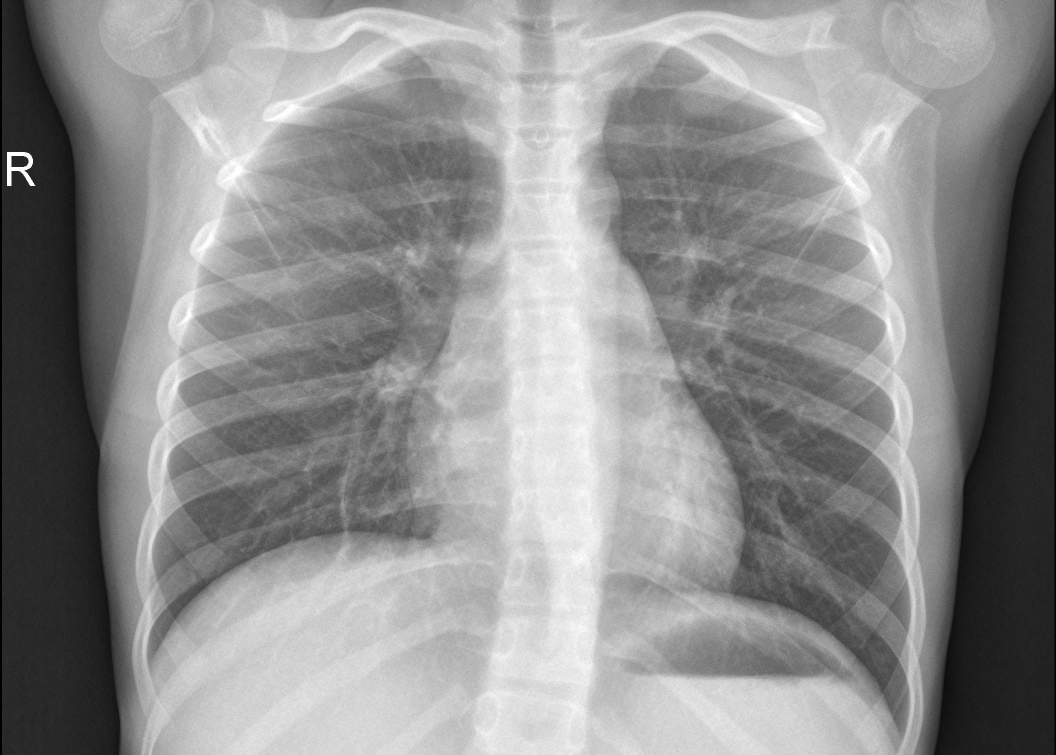
#> input picture dataset/test/NORMAL/IM-0003-0001.jpeg, 2111 x 1509 px (shown at 1/2 size); its folder holds only this picture in this run
$ python main.py
#> lines starting #> are read from the running program, lines starting #| are printed output that depends on the picture
### neural_network/create_data.py
import cv2
import numpy as np
from os import path, listdir
from matplotlib import pyplot as plt
import logging

logging.basicConfig(level=logging.INFO)
logger = logging.getLogger(__name__)


class CreateData:
    """
    A class for creating and formatting data for a neural network model.

    Attributes:
        aspect_ratio (tuple): The desired aspect ratio for resizing images.
        dataset_train_normal (ndarray): Array of images from the "test/NORMAL" folder.
        dataset_train_pneumonia (ndarray): Array of images from the "test/PNEUMONIA" folder.
        dataset_test_normal (ndarray): Array of images from the "train/NORMAL" folder.
        dataset_test_pneumonia (ndarray): Array of images from the "train/PNEUMONIA" folder.
        x_train (ndarray): Transposed array of training images.
        y_train (ndarray): Array of training labels.
        x_test (ndarray): Transposed array of testing images.
        y_test (ndarray): Array of testing labels.
    """

    def __init__(self):
        """
        Initializes the CreateData object.
        """
        logger.info("Initializing Data Creation")
        self.aspect_ratio = (1024, 1024)
        self.dataset_train_normal = self.convert_image_to_array("test/NORMAL")
        self.dataset_train_pneumonia = self.convert_image_to_array("test/PNEUMONIA")
        self.dataset_test_normal = self.convert_image_to_array("train/NORMAL")
        self.dataset_test_pneumonia = self.convert_image_to_array("train/PNEUMONIA")
        self.x_train, self.y_train, self.x_test, self.y_test = self.format_data()

    def convert_image_to_array(self, folder_path):
        """
        Converts images in a given folder to a numpy array.

        Args:
            folder_path (str): The path to the folder containing the images.

        Returns:
            numpy.ndarray: A numpy array containing the flattened images.

        Raises:
            None

        """
#> called with folder_path = 'test/NORMAL'
        folder_path = path.join("dataset", folder_path)
        jpeg_files = [f for f in listdir(folder_path) if f.endswith(".jpeg")]
        images = []
        for jpeg_file in jpeg_files:
            image = plt.imread(folder_path + "/" + jpeg_file)
#> image is the input picture: shape (1509, 2111); min 0, max 255, mean 142.4
            resized_image = cv2.resize(image, self.aspect_ratio, interpolation=cv2.INTER_LINEAR)
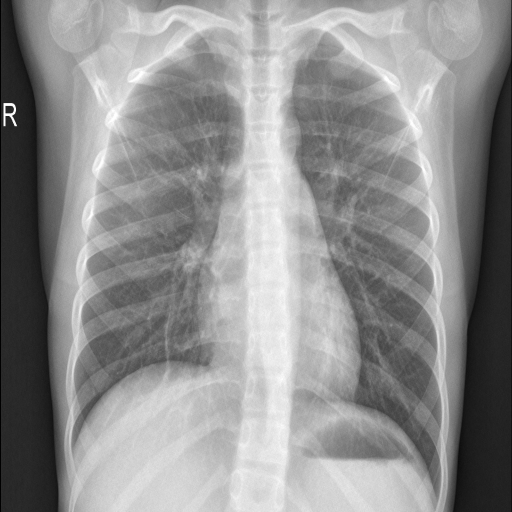
#> resized_image: shape (1024, 1024) (shown at 1/2 size); min 0, max 255, mean 142.3
#> call 2 of convert_image_to_array, with folder_path = 'test/PNEUMONIA'
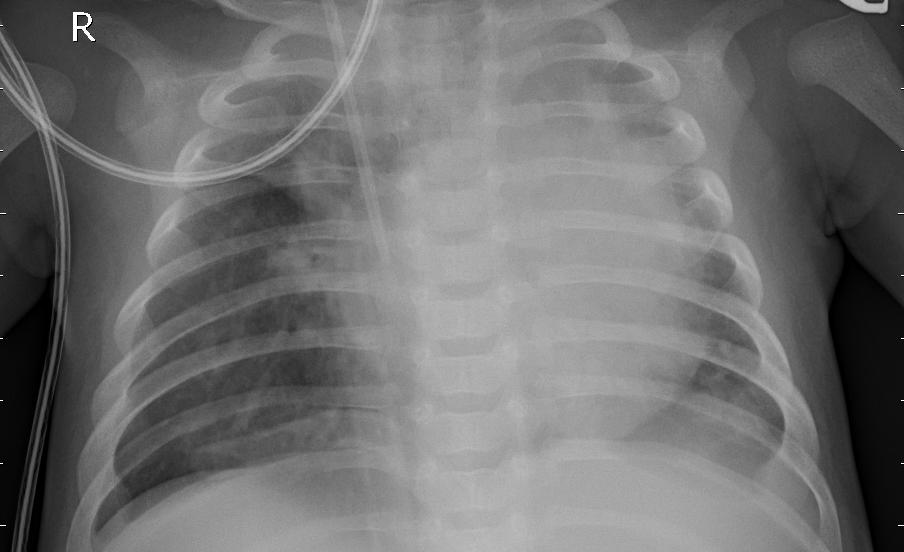
#> input picture dataset/test/PNEUMONIA/person100_bacteria_479.jpeg, 904 x 552 px
#> in convert_image_to_array, image is the input picture: shape (552, 904); min 0, max 255, mean 112.3
#> in convert_image_to_array (call 2), `resized_image = cv2.resize(image, self.aspect_ratio, interpolation=cv2..`:
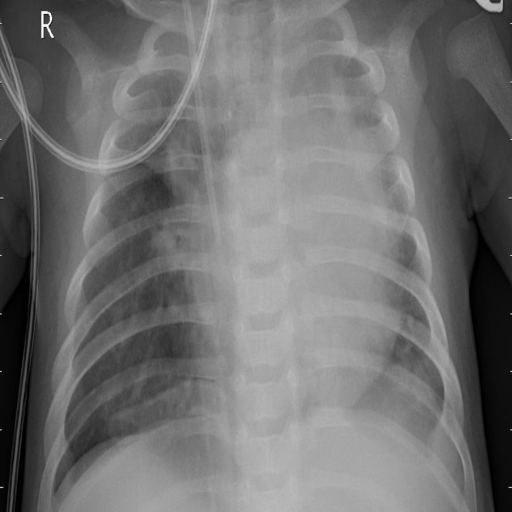
#> resized_image: shape (1024, 1024) (shown at 1/2 size); min 0, max 255, mean 112.2
            if resized_image.shape != self.aspect_ratio:
                logger.error(f"Image {jpeg_file} has the wrong aspect ratio: {resized_image.shape}.")
                continue
            flattened_image = resized_image.reshape(-1)
            images.append(flattened_image)
        return np.array(images)

    # [11 lines left out: function show_image, not called in this run]

    def format_data(self):
        """
        Formats the data by concatenating the training and testing datasets,
        shuffling the data, and returning the formatted data.

        Returns:
            x_train (numpy.ndarray): The formatted training data.
            y_train (numpy.ndarray): The labels for the training data.
            x_test (numpy.ndarray): The formatted testing data.
            y_test (numpy.ndarray): The labels for the testing data.
        """
        logger.info("Formatting data")

        normal = np.zeros(len(self.dataset_train_normal))
#> normal = [0]
        pneumonia = np.ones(len(self.dataset_train_pneumonia))
#> pneumonia = [1]
        x_train = np.concatenate((self.dataset_train_normal, self.dataset_train_pneumonia))
        y_train = np.concatenate((normal, pneumonia)).astype(int)
#> y_train = [0, 1]

        # Shuffle
        indices_train = np.random.permutation(len(x_train))
#> indices_train = [1, 0]
        x_train = x_train[indices_train]
        y_train = y_train[indices_train]
#> y_train = [1, 0]

        normal = np.zeros(len(self.dataset_test_normal))
        pneumonia = np.ones(len(self.dataset_test_pneumonia))
        x_test = np.concatenate((self.dataset_test_normal, self.dataset_test_pneumonia))
        y_test = np.concatenate((normal, pneumonia)).astype(int)
#> y_test = [0, 1]

        # Shuffle
        indices_test = np.random.permutation(len(x_test))
#> indices_test = [0, 1]
#> in __init__, `self.x_train, self.y_train, self.x_test, self.y_test = self.format_dat..`: self.x_train = 1048576 pairs, first value 0 to 255, second value 0 to 255; self.y_train = [1, 0]; self.x_test has the same summary as self.x_train; self.y_test = [0, 1]
        x_test = x_test[indices_test]
        y_test = y_test[indices_test]

        return x_train.T, y_train, x_test.T, y_test

### neural_network/neural_network.py
import numpy as np
import logging
from scipy.special import expit

logging.basicConfig(level=logging.INFO)
logger = logging.getLogger(__name__)


class NeuralNetwork:
    """
    A class representing a neural network.

    Parameters:
    - alpha (float): The learning rate of the neural network.
    - iterations (int): The number of iterations for training the neural network.
    - aspect_ratio (tuple): The aspect ratio of the input data.

    Attributes:
    - alpha (float): The learning rate of the neural network.
    - iterations (int): The number of iterations for training the neural network.
    - aspect_ratio (tuple): The aspect ratio of the input data.
    - hidden_layer_size (int): The size of the hidden layer in the neural network.
    """

    def __init__(self, alpha, hidden_layers, iterations, aspect_ratio):
        logger.info("Initializing Neural Network")
        self.alpha = alpha
        self.iterations = iterations
        self.aspect_ratio = aspect_ratio
        self.hidden_layer_size = hidden_layers

    def init_params(self):
        """
        Initializes the parameters of the neural network.

        Returns:
        - W1: numpy array of shape (hidden_layer_size, aspect_ratio[0] * aspect_ratio[1]), representing the weights of the first layer.
        - b1: numpy array of shape (hidden_layer_size, 1), representing the biases of the first layer.
        - W2: numpy array of shape (1, hidden_layer_size), representing the weights of the second layer.
        - b2: numpy array of shape (1, 1), representing the bias of the second layer.
        """
        W1 = np.random.randn(self.hidden_layer_size, self.aspect_ratio[0] * self.aspect_ratio[1])
        b1 = np.zeros((self.hidden_layer_size, 1))
        W2 = np.random.randn(1, self.hidden_layer_size)
        b2 = np.zeros((1, 1))
        return W1, b1, W2, b2

    def ReLU(self, Z):
        """
        Applies the Rectified Linear Unit (ReLU) activation function element-wise to the input array Z.

        Returns:
        - numpy.ndarray: Output array after applying ReLU activation function.
        """
        return np.maximum(Z, 0)

    def sigmoid(self, Z):
        """
        Applies the sigmoid activation function to the input Z.

        Returns:
        - numpy.ndarray: The output of the sigmoid function.
        """
        return expit(Z)

    def forward_prop(self, W1, b1, W2, b2, X):
        """
        Performs forward propagation in the neural network.

        Parameters:
        - W1 (numpy.ndarray): Weight matrix of the first layer.
        - b1 (numpy.ndarray): Bias vector of the first layer.
        - W2 (numpy.ndarray): Weight matrix of the second layer.
        - b2 (numpy.ndarray): Bias vector of the second layer.
        - X (numpy.ndarray): Input data.

        Returns:
        - Z1 (numpy.ndarray): Output of the first linear unit.
        - A1 (numpy.ndarray): Activation of the first layer.
        - Z2 (numpy.ndarray): Output of the second linear unit.
        - A2 (numpy.ndarray): Activation of the second layer.
        """
        Z1 = np.dot(W1, X) + b1
        A1 = self.ReLU(Z1)
        Z2 = np.dot(W2, A1) + b2
        A2 = self.sigmoid(Z2)
        return Z1, A1, Z2, A2

    def deriv_ReLU(self, Z):
        """
        Compute the derivative of the ReLU activation function.

        Returns:
        - numpy.ndarray: Derivative of the ReLU function.
        """
        return Z > 0

    def back_prop(self, Z1, A1, A2, W2, X, Y):
        """
        Performs backpropagation to compute the gradients of the neural network's parameters.

        Parameters:
        - Z1: The output of the first linear layer (before applying the activation function)
        - A1: The output of the first activation function (ReLU) applied to Z1
        - A2: The output of the second activation function (sigmoid) applied to the final linear layer's output
        - W2: The weight matrix of the second linear layer
        - X: The input data
        - Y: The true labels

        Returns:
        - dW1: The gradient of the weight matrix W1
        - db1: The gradient of the bias vector b1
        - dW2: The gradient of the weight matrix W2
        - db2: The gradient of the bias vector b2
        """
        m = X.shape[0]
        dZ2 = A2 - Y
        dW2 = 1 / m * np.dot(dZ2, A1.T)
        db2 = 1 / m * np.sum(dZ2)
        dZ1 = np.dot(W2.T, dZ2) * self.deriv_ReLU(Z1)

        dW1 = 1 / m * np.dot(dZ1, X.T)
        db1 = 1 / m * np.sum(dZ1)
        return dW1, db1, dW2, db2

    # [47 lines left out: functions update_params, get_prediction, get_accuracy, not called in this run]

    def gradient_descent(self, X, Y):
        """
        Performs gradient descent optimization to train the neural network.

        Args:
        - X (numpy.ndarray): Input data of shape (num_features, num_examples).
        - Y (numpy.ndarray): True labels of shape (1, num_examples).

        Returns:
        - tuple: Updated weights and biases after training (W1, b1, W2, b2).
        """
        W1, b1, W2, b2 = self.init_params()
        for i in range(self.iterations):
            Z1, A1, Z2, A2 = self.forward_prop(W1, b1, W2, b2, X)
            dW1, db1, dW2, db2 = self.back_prop(Z1, A1, A2, W2, X, Y)
            W1, b1, W2, b2 = self.update_params(W1, b1, W2, b2, dW1, db1, dW2, db2)
            if i % 10 == 0:
                accuracy = self.get_accuracy(self.get_prediction(A2), Y)
                logger.info(f"Iteration: {i}/{self.iterations}. Accuracy: {accuracy}")
#> this loop made 1 pass
#> (Z2, A2, dZ2 in back_prop, db2) on pass 1: ([[933678.2, 1778852.6]], [[1, 1]], [[0, 1]], 9.54e-07)
        return W1, b1, W2, b2

### main.py
from neural_network.neural_network import NeuralNetwork
from neural_network.create_data import CreateData

if __name__ == "__main__":
    """
    This script trains a neural network model to classify pneumonia images.

    Steps:
    1. Create the dataset using the CreateData class.
    2. Initialize a NeuralNetwork object with specified parameters.
    3. Perform gradient descent to train the neural network using the training data.
    """
    dataset = CreateData()
    neural_network = NeuralNetwork(alpha=0.01, hidden_layers=200, iterations=dataset.x_train.shape[1], aspect_ratio=dataset.aspect_ratio)
#> (the run stopped early here; a loop or call above may not have finished)
